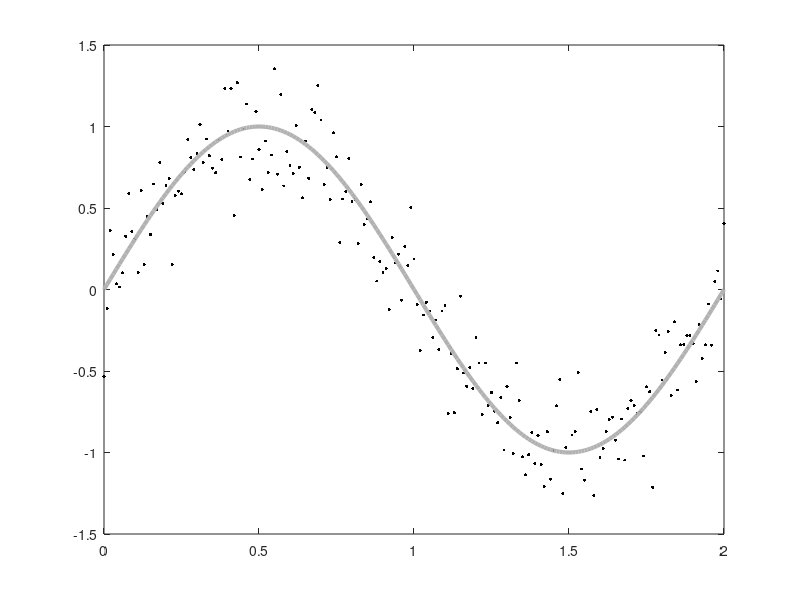

Source code (MATLAB): (Note: this script raises an error after producing the figure.)
%%%%%%%%%%%%%%%%%%%%%%%%%%%%%%%%%%%%%%%%%%%%%%%%%%%%%%%%%%%%%%%%%
%
% Drifted linear regression demonstration from Chapter 3 of the book
%
% Simo Sarkka and Lennard Svensson (2023), Bayesian Filtering and Smoothing,
% Cambridge University Press. 
%
% See LICENSE provided with the software.
%
%%%%%%%%%%%%%%%%%%%%%%%%%%%%%%%%%%%%%%%%%%%%%%%%%%%%%%%%%%%%%%%%%


%%
% Simulate data
%

%    randn('state',12);  % Use this to get book's data
    rng(1, 'twister');
    
    dt = 0.01;
    sd = 0.2;
    t = (0:dt:2);
    x = sin(pi*t);
    y = x + sd*randn(size(x));
    
    h = plot(t,y,'.',t,x,'-');
    
    axis([0 2 -1.5 1.5]);
    
    set(h,'Markersize',7);
    set(h,'LineWidth',3);
    set(h(1),'Color',[0.0 0.0 0.0]);
    set(h(2),'Color',[0.7 0.7 0.7]);
    
    
    h = legend('Measurements','True Signal','Location','NE');
    xlabel('{\it t}');
    
    rmse = sqrt(mean((x - y).^2))
  
%%
% Kalman filter 1
%
    m0 = [0;0];
    P0 = eye(2);
    m = m0;
    P = P0;
    kf1_MM = zeros(size(m0,1),length(y));
    kf1_PP = zeros(size(P0,1),size(P0,1),length(y));
    Q = 0.1*eye(2)*dt;
    for k=1:length(y)
        P = P + Q;
        H = [1 t(k)];
        S = H*P*H'+sd^2;
        K = P*H'/S;
        m = m + K*(y(k)-H*m);
        P = P - K*S*K';
        
        kf1_MM(:,k) = m;
        kf1_PP(:,:,k) = P;
    end
    
    est = kf1_MM(1,:) + t.*kf1_MM(2,:);
    h = plot(t,y,'.',t,x,'-',t,est,'b-');
    
    axis([0 2 -1.5 1.5]);
    
    set(h,'Markersize',7);
    set(h(2),'LineWidth',4);
    set(h(3),'LineWidth',1.5);
    set(h(1),'Color',[0.0 0.0 0.0]);
    set(h(2),'Color',[0.7 0.7 0.7]);
    set(h(3),'Color',[0.0 0.0 0.0]);
 
    h = legend('Measurements','True Signal','Estimate','Location','NE');
    
    xlabel('{\it t}');
    
    rmse = sqrt(mean((x - est).^2))

%%
% Kalman filter 2
%
    m0 = [0;0];
    P0 = eye(2);
    m = m0;
    P = P0;
    kf2_MM = zeros(size(m0,1),length(y));
    kf2_PP = zeros(size(P0,1),size(P0,1),length(y));
    q = 10;
    A = [1 dt; 0 1];
    Q = q * [dt^3/3 dt^2/2; dt^3/3 dt];
    
    for k=1:length(y)
        m = A*m;
        P = A*P*A' + Q;      
        H = [1 0];
        S = H*P*H'+sd^2;
        K = P*H'/S;
        m = m + K*(y(k)-H*m);
        P = P - K*S*K';
        
        kf2_MM(:,k) = m;
        kf2_PP(:,:,k) = P;
    end
    
    est = kf2_MM(1,:);
    h = plot(t,y,'.',t,x,'-',t,est,'b-');
    
    axis([0 2 -1.5 1.5]);
    
    set(h,'Markersize',7);
    set(h(2),'LineWidth',4);
    set(h(3),'LineWidth',1.5);
    set(h(1),'Color',[0.0 0.0 0.0]);
    set(h(2),'Color',[0.7 0.7 0.7]);
    set(h(3),'Color',[0.0 0.0 0.0]);
    
    
    h = legend('Measurements','True Signal','Estimate','Location','NE');
    
    xlabel('{\it t}');
    
    rmse = sqrt(mean((x - est).^2))

%%
% Kalman smoother
%
    ms = kf2_MM(:,end);
    Ps = kf2_PP(:,:,end);
    rts_m = zeros(size(m,1),length(y));
    rts_P = zeros(size(P,1),size(P,2),length(y));
    rts_m(:,end) = ms;
    rts_P(:,:,end) = Ps;
    for k=size(kf2_MM,2)-1:-1:1
        mp = A*kf2_MM(:,k);
        Pp = A*kf2_PP(:,:,k)*A'+Q;
        Ck = kf2_PP(:,:,k)*A'/Pp;
        ms = kf2_MM(:,k) + Ck*(ms - mp);
        Ps = kf2_PP(:,:,k) + Ck*(Ps - Pp)*Ck';
        rts_m(:,k) = ms;
        rts_P(:,:,k) = Ps;
    end
    
    est = rts_m(1,:);
    h = plot(t,y,'.',t,x,'-',t,est,'b-');
    
    axis([0 2 -1.5 1.5]);
    
    set(h,'Markersize',7);
    set(h(2),'LineWidth',4);
    set(h(3),'LineWidth',1.5);
    set(h(1),'Color',[0.0 0.0 0.0]);
    set(h(2),'Color',[0.7 0.7 0.7]);
    set(h(3),'Color',[0.0 0.0 0.0]);
    
    
    h = legend('Measurements','True Signal','Estimate','Location','NE');
    
    xlabel('{\it t}');
    
    rmse = sqrt(mean((x - est).^2))
    
%%
% Prediction
%
    psteps = 50;
    
    PMM = zeros(size(rts_m,1),size(rts_m,2)+psteps);
    PPP = zeros(size(rts_P,1),size(rts_P,2),size(rts_P,3)+psteps);
    ind = size(rts_m,2);
    PMM(:,1:ind) = rts_m;
    PPP(:,:,1:ind) = rts_P;
    
    PT = [t t(end)+(1:psteps)*dt];
    m = rts_m(:,end);
    P = rts_P(:,:,end);
    for k=ind+1:ind+psteps
        m = A*m;
        P = A*P*A' + Q;
        PMM(:,k) = m;
        PPP(:,:,k) = P;    
    end
    
    est = PMM(1,:);
    h = plot(t,y,'.',t,x,'-',PT,est,'b-');
    
    axis([0 PT(end) -1.5 1.5]);
    
    set(h,'Markersize',7);
    set(h(2),'LineWidth',4);
    set(h(3),'LineWidth',1.5);
    set(h(1),'Color',[0.0 0.0 0.0]);
    set(h(2),'Color',[0.7 0.7 0.7]);
    set(h(3),'Color',[0.0 0.0 0.0]);
    
    h = legend('Measurements','True Signal','Estimate','Location','SW');
    
    xlabel('{\it t}');
